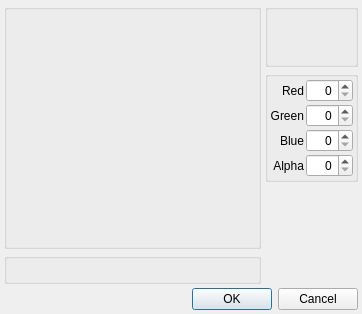
<?xml version="1.0" encoding="UTF-8"?>
<ui version="4.0">
 <class>ggColorDialog</class>
 <widget class="QDialog" name="ggColorDialog">
  <property name="geometry">
   <rect>
    <x>0</x>
    <y>0</y>
    <width>362</width>
    <height>310</height>
   </rect>
  </property>
  <property name="windowTitle">
   <string>Color</string>
  </property>
  <layout class="QVBoxLayout" name="verticalLayout_6">
   <property name="spacing">
    <number>4</number>
   </property>
   <property name="leftMargin">
    <number>4</number>
   </property>
   <property name="topMargin">
    <number>4</number>
   </property>
   <property name="rightMargin">
    <number>4</number>
   </property>
   <property name="bottomMargin">
    <number>4</number>
   </property>
   <item>
    <layout class="QHBoxLayout" name="horizontalLayout">
     <property name="spacing">
      <number>4</number>
     </property>
     <item>
      <layout class="QVBoxLayout" name="verticalLayout_5">
       <property name="spacing">
        <number>4</number>
       </property>
       <property name="leftMargin">
        <number>0</number>
       </property>
       <property name="topMargin">
        <number>0</number>
       </property>
       <property name="rightMargin">
        <number>0</number>
       </property>
       <property name="bottomMargin">
        <number>0</number>
       </property>
       <item>
        <widget class="QGroupBox" name="groupBox">
         <property name="sizePolicy">
          <sizepolicy hsizetype="Expanding" vsizetype="Preferred">
           <horstretch>0</horstretch>
           <verstretch>0</verstretch>
          </sizepolicy>
         </property>
         <property name="title">
          <string/>
         </property>
         <layout class="QVBoxLayout" name="verticalLayout">
          <property name="spacing">
           <number>0</number>
          </property>
          <property name="leftMargin">
           <number>0</number>
          </property>
          <property name="topMargin">
           <number>0</number>
          </property>
          <property name="rightMargin">
           <number>0</number>
          </property>
          <property name="bottomMargin">
           <number>0</number>
          </property>
          <item>
           <widget class="ggColorWheelWidget" name="mColorWheel" native="true">
            <property name="enabled">
             <bool>true</bool>
            </property>
            <property name="sizePolicy">
             <sizepolicy hsizetype="Expanding" vsizetype="Expanding">
              <horstretch>0</horstretch>
              <verstretch>0</verstretch>
             </sizepolicy>
            </property>
            <property name="minimumSize">
             <size>
              <width>230</width>
              <height>200</height>
             </size>
            </property>
           </widget>
          </item>
          <item>
           <widget class="ggColorChannelWidget" name="mColorChannelV" native="true">
            <property name="sizePolicy">
             <sizepolicy hsizetype="Preferred" vsizetype="Preferred">
              <horstretch>0</horstretch>
              <verstretch>0</verstretch>
             </sizepolicy>
            </property>
            <property name="minimumSize">
             <size>
              <width>80</width>
              <height>18</height>
             </size>
            </property>
           </widget>
          </item>
          <item>
           <widget class="ggColorChannelWidget" name="mColorChannelA" native="true">
            <property name="sizePolicy">
             <sizepolicy hsizetype="Preferred" vsizetype="Preferred">
              <horstretch>0</horstretch>
              <verstretch>0</verstretch>
             </sizepolicy>
            </property>
            <property name="minimumSize">
             <size>
              <width>80</width>
              <height>18</height>
             </size>
            </property>
           </widget>
          </item>
         </layout>
        </widget>
       </item>
       <item>
        <widget class="QGroupBox" name="groupBox_2">
         <property name="sizePolicy">
          <sizepolicy hsizetype="Expanding" vsizetype="Preferred">
           <horstretch>0</horstretch>
           <verstretch>0</verstretch>
          </sizepolicy>
         </property>
         <property name="title">
          <string/>
         </property>
         <layout class="QVBoxLayout" name="verticalLayout_2">
          <property name="spacing">
           <number>0</number>
          </property>
          <property name="leftMargin">
           <number>0</number>
          </property>
          <property name="topMargin">
           <number>0</number>
          </property>
          <property name="rightMargin">
           <number>0</number>
          </property>
          <property name="bottomMargin">
           <number>0</number>
          </property>
          <item>
           <widget class="ggColorPreviewWidget" name="mColorPreview" native="true">
            <property name="minimumSize">
             <size>
              <width>80</width>
              <height>18</height>
             </size>
            </property>
           </widget>
          </item>
         </layout>
        </widget>
       </item>
      </layout>
     </item>
     <item>
      <layout class="QVBoxLayout" name="verticalLayout_4">
       <property name="spacing">
        <number>4</number>
       </property>
       <property name="bottomMargin">
        <number>0</number>
       </property>
       <item>
        <widget class="QGroupBox" name="groupBox_3">
         <property name="title">
          <string/>
         </property>
         <layout class="QVBoxLayout" name="verticalLayout_3">
          <property name="spacing">
           <number>0</number>
          </property>
          <property name="leftMargin">
           <number>0</number>
          </property>
          <property name="topMargin">
           <number>0</number>
          </property>
          <property name="rightMargin">
           <number>0</number>
          </property>
          <property name="bottomMargin">
           <number>0</number>
          </property>
          <item>
           <widget class="ggColorChannelWidget" name="mColorChannelR" native="true">
            <property name="sizePolicy">
             <sizepolicy hsizetype="Preferred" vsizetype="Preferred">
              <horstretch>0</horstretch>
              <verstretch>0</verstretch>
             </sizepolicy>
            </property>
            <property name="minimumSize">
             <size>
              <width>50</width>
              <height>18</height>
             </size>
            </property>
           </widget>
          </item>
          <item>
           <widget class="ggColorChannelWidget" name="mColorChannelG" native="true">
            <property name="sizePolicy">
             <sizepolicy hsizetype="Preferred" vsizetype="Preferred">
              <horstretch>0</horstretch>
              <verstretch>0</verstretch>
             </sizepolicy>
            </property>
            <property name="minimumSize">
             <size>
              <width>50</width>
              <height>18</height>
             </size>
            </property>
           </widget>
          </item>
          <item>
           <widget class="ggColorChannelWidget" name="mColorChannelB" native="true">
            <property name="sizePolicy">
             <sizepolicy hsizetype="Preferred" vsizetype="Preferred">
              <horstretch>0</horstretch>
              <verstretch>0</verstretch>
             </sizepolicy>
            </property>
            <property name="minimumSize">
             <size>
              <width>50</width>
              <height>18</height>
             </size>
            </property>
           </widget>
          </item>
         </layout>
        </widget>
       </item>
       <item>
        <widget class="QGroupBox" name="groupBox_4">
         <property name="title">
          <string/>
         </property>
         <layout class="QGridLayout" name="gridLayout">
          <property name="leftMargin">
           <number>2</number>
          </property>
          <property name="topMargin">
           <number>2</number>
          </property>
          <property name="rightMargin">
           <number>2</number>
          </property>
          <property name="bottomMargin">
           <number>2</number>
          </property>
          <property name="spacing">
           <number>2</number>
          </property>
          <item row="0" column="0">
           <widget class="QLabel" name="mColorRedLabel">
            <property name="text">
             <string>Red</string>
            </property>
            <property name="alignment">
             <set>Qt::AlignRight|Qt::AlignTrailing|Qt::AlignVCenter</set>
            </property>
           </widget>
          </item>
          <item row="0" column="1">
           <widget class="QSpinBox" name="mColorRSpinBox">
            <property name="alignment">
             <set>Qt::AlignRight|Qt::AlignTrailing|Qt::AlignVCenter</set>
            </property>
            <property name="prefix">
             <string/>
            </property>
            <property name="maximum">
             <number>255</number>
            </property>
           </widget>
          </item>
          <item row="1" column="0">
           <widget class="QLabel" name="mColorGreenLabel">
            <property name="text">
             <string>Green</string>
            </property>
            <property name="alignment">
             <set>Qt::AlignRight|Qt::AlignTrailing|Qt::AlignVCenter</set>
            </property>
           </widget>
          </item>
          <item row="1" column="1">
           <widget class="QSpinBox" name="mColorGSpinBox">
            <property name="alignment">
             <set>Qt::AlignRight|Qt::AlignTrailing|Qt::AlignVCenter</set>
            </property>
            <property name="maximum">
             <number>255</number>
            </property>
           </widget>
          </item>
          <item row="2" column="0">
           <widget class="QLabel" name="mColorBlueLabel">
            <property name="text">
             <string>Blue</string>
            </property>
            <property name="alignment">
             <set>Qt::AlignRight|Qt::AlignTrailing|Qt::AlignVCenter</set>
            </property>
           </widget>
          </item>
          <item row="2" column="1">
           <widget class="QSpinBox" name="mColorBSpinBox">
            <property name="alignment">
             <set>Qt::AlignRight|Qt::AlignTrailing|Qt::AlignVCenter</set>
            </property>
            <property name="maximum">
             <number>255</number>
            </property>
           </widget>
          </item>
          <item row="3" column="0">
           <widget class="QLabel" name="mColorAlphaLabel">
            <property name="sizePolicy">
             <sizepolicy hsizetype="Preferred" vsizetype="Preferred">
              <horstretch>0</horstretch>
              <verstretch>0</verstretch>
             </sizepolicy>
            </property>
            <property name="text">
             <string>Alpha</string>
            </property>
            <property name="alignment">
             <set>Qt::AlignRight|Qt::AlignTrailing|Qt::AlignVCenter</set>
            </property>
           </widget>
          </item>
          <item row="3" column="1">
           <widget class="QSpinBox" name="mColorASpinBox">
            <property name="alignment">
             <set>Qt::AlignRight|Qt::AlignTrailing|Qt::AlignVCenter</set>
            </property>
            <property name="maximum">
             <number>255</number>
            </property>
           </widget>
          </item>
         </layout>
        </widget>
       </item>
       <item>
        <spacer name="verticalSpacer">
         <property name="orientation">
          <enum>Qt::Vertical</enum>
         </property>
         <property name="sizeHint" stdset="0">
          <size>
           <width>20</width>
           <height>40</height>
          </size>
         </property>
        </spacer>
       </item>
      </layout>
     </item>
    </layout>
   </item>
   <item>
    <widget class="QDialogButtonBox" name="buttonBox">
     <property name="sizePolicy">
      <sizepolicy hsizetype="Minimum" vsizetype="Fixed">
       <horstretch>0</horstretch>
       <verstretch>0</verstretch>
      </sizepolicy>
     </property>
     <property name="orientation">
      <enum>Qt::Horizontal</enum>
     </property>
     <property name="standardButtons">
      <set>QDialogButtonBox::Cancel|QDialogButtonBox::Ok</set>
     </property>
    </widget>
   </item>
  </layout>
 </widget>
 <customwidgets>
  <customwidget>
   <class>ggColorWheelWidget</class>
   <extends>QWidget</extends>
   <header>BaseWidgets/ggColorWheelWidget.h</header>
   <container>1</container>
  </customwidget>
  <customwidget>
   <class>ggColorChannelWidget</class>
   <extends>QWidget</extends>
   <header>BaseWidgets/ggColorChannelWidget.h</header>
   <container>1</container>
  </customwidget>
  <customwidget>
   <class>ggColorPreviewWidget</class>
   <extends>QWidget</extends>
   <header>BaseWidgets/ggColorPreviewWidget.h</header>
   <container>1</container>
  </customwidget>
 </customwidgets>
 <tabstops>
  <tabstop>mColorRSpinBox</tabstop>
  <tabstop>mColorGSpinBox</tabstop>
  <tabstop>mColorBSpinBox</tabstop>
  <tabstop>mColorASpinBox</tabstop>
 </tabstops>
 <resources/>
 <connections>
  <connection>
   <sender>buttonBox</sender>
   <signal>accepted()</signal>
   <receiver>ggColorDialog</receiver>
   <slot>accept()</slot>
   <hints>
    <hint type="sourcelabel">
     <x>337</x>
     <y>258</y>
    </hint>
    <hint type="destinationlabel">
     <x>363</x>
     <y>202</y>
    </hint>
   </hints>
  </connection>
  <connection>
   <sender>buttonBox</sender>
   <signal>rejected()</signal>
   <receiver>ggColorDialog</receiver>
   <slot>reject()</slot>
   <hints>
    <hint type="sourcelabel">
     <x>277</x>
     <y>252</y>
    </hint>
    <hint type="destinationlabel">
     <x>308</x>
     <y>206</y>
    </hint>
   </hints>
  </connection>
 </connections>
</ui>
